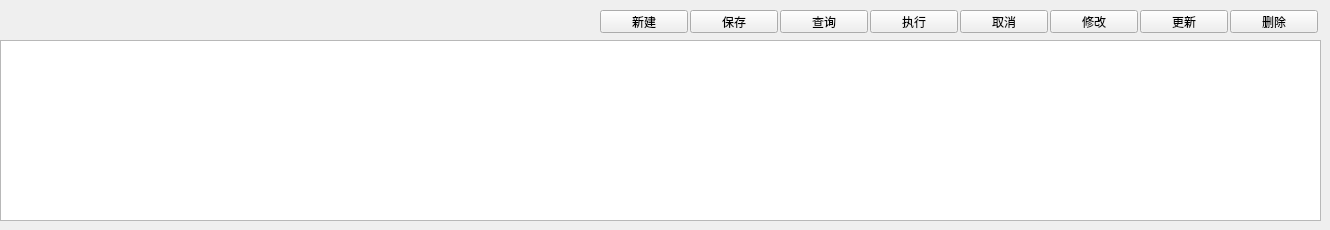
    <widget class="QWidget" name="Mtab_Purchase_Payment">
     <attribute name="title">
      <string>采购结算</string>
     </attribute>
     <widget class="QTableWidget" name="tbw_Purchase_Payment">
      <property name="geometry">
       <rect>
        <x>0</x>
        <y>40</y>
        <width>1321</width>
        <height>181</height>
       </rect>
      </property>
     </widget>
     <widget class="QPushButton" name="pbtn_tbw_Purchase_Payment_New">
      <property name="geometry">
       <rect>
        <x>600</x>
        <y>10</y>
        <width>88</width>
        <height>23</height>
       </rect>
      </property>
      <property name="text">
       <string>新建</string>
      </property>
     </widget>
     <widget class="QPushButton" name="pbtn_tbw_Purchase_Payment_Save">
      <property name="geometry">
       <rect>
        <x>690</x>
        <y>10</y>
        <width>88</width>
        <height>23</height>
       </rect>
      </property>
      <property name="text">
       <string>保存</string>
      </property>
     </widget>
     <widget class="QPushButton" name="pbtn_tbw_Purchase_Payment_Cancel">
      <property name="geometry">
       <rect>
        <x>960</x>
        <y>10</y>
        <width>88</width>
        <height>23</height>
       </rect>
      </property>
      <property name="text">
       <string>取消</string>
      </property>
     </widget>
     <widget class="QPushButton" name="pbtn_tbw_Purchase_Payment_Run">
      <property name="geometry">
       <rect>
        <x>870</x>
        <y>10</y>
        <width>88</width>
        <height>23</height>
       </rect>
      </property>
      <property name="text">
       <string>执行</string>
      </property>
     </widget>
     <widget class="QPushButton" name="pbtn_tbw_Purchase_Payment_Modify">
      <property name="geometry">
       <rect>
        <x>1050</x>
        <y>10</y>
        <width>88</width>
        <height>23</height>
       </rect>
      </property>
      <property name="text">
       <string>修改</string>
      </property>
     </widget>
     <widget class="QPushButton" name="pbtn_tbw_Purchase_Payment_Update">
      <property name="geometry">
       <rect>
        <x>1140</x>
        <y>10</y>
        <width>88</width>
        <height>23</height>
       </rect>
      </property>
      <property name="text">
       <string>更新</string>
      </property>
     </widget>
     <widget class="QPushButton" name="pbtn_tbw_Purchase_Payment_Delete">
      <property name="geometry">
       <rect>
        <x>1230</x>
        <y>10</y>
        <width>88</width>
        <height>23</height>
       </rect>
      </property>
      <property name="text">
       <string>删除</string>
      </property>
     </widget>
     <widget class="QPushButton" name="pbtn_tbw_Purchase_Payment_Query">
      <property name="geometry">
       <rect>
        <x>780</x>
        <y>10</y>
        <width>88</width>
        <height>23</height>
       </rect>
      </property>
      <property name="text">
       <string>查询</string>
      </property>
     </widget>
    </widget>
